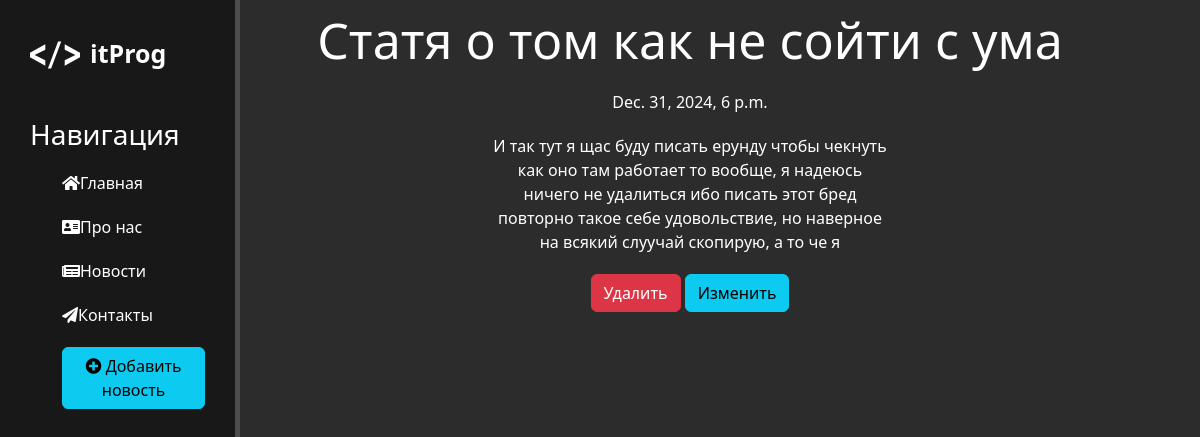
The page /news/2 on the database its author committed.
### news/models.py (models this page shows, shortened)
class Article(models.Model):
    title = models.CharField('Название', max_length=50)
    anons = models.CharField('Анонс', max_length=250)
    full_text = models.TextField('Статья')
    date = models.DateTimeField('Дата публикации')
    class Meta:
        verbose_name = 'Новость'
        verbose_name_plural = 'Новости'

### news/views.py (the view)
# urls.py: path('<int:pk>', views.NewsDetailView.as_view(), name='news-detail'),
class NewsDetailView(DetailView):
    model = Article
    template_name = 'news/details_view.html'
    context_object_name = 'article' # его мы можем исп в нашем html

### news/templates/news/details_view.html (shortened to what this page needs)
{% extends 'main/layout.html' %}
{% block content %}
    <div class="features">
        <h1>{{ article.title }}</h1>
        <p>{{ article.date }}</p>
        <p>{{ article.full_text }}</p>
        <a href="{% url 'news-delete' article.id %}" class="btn btn-danger">Удалить</a>
        <a href="{% url 'news-update' article.id %}" class="btn btn-info">Изменить</a>
    </div>
{% endblock %}

### main/static/main/css/main.css (style rules this page uses)
body { background: #2c2c2c; }
a { text-decoration: none; }
main .features { float: left; color: #fff; margin-top: 10px; text-align: center; width: 75%; }
main .features h1 { font-size: 50px; }
main .features p { max-width: 400px; margin: 20px auto; }

### rows shown on the page
Article: title "Статя о том как не сойти с ума", date "Dec. 31, 2024, 6 p.m.", full_text "И так тут я щас буду писать ерунду чтобы чекнуть как оно там работает то вообще, я надеюсь ничего не удалиться ибо писать этот бред повторно такое себе удовольствие, но наверное на всякий слуучай скопирую, а то че я"
